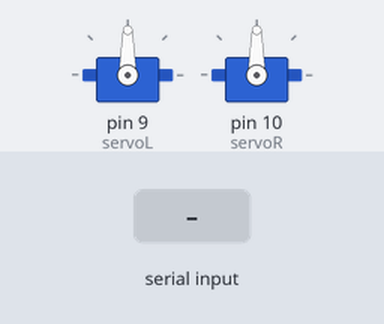
Recording of a sketch running on a simulated Arduino Uno, built with avr-gcc and run on an emulated ATmega328P. Parts: 2 × servo. The inputs (shaded band) are chosen by the test bench.

Above: at 1.2 s.
1.3 s: "f" received over Serial
At 2.4 s:
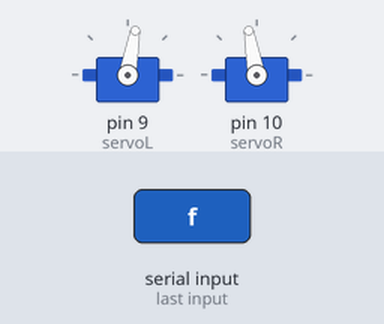
2.8 s: "b" received over Serial
At 3.5 s:
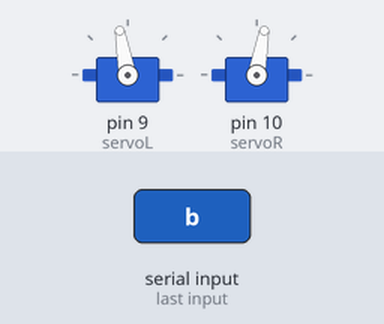
4.3 s: "r" received over Serial
At 4.7 s:
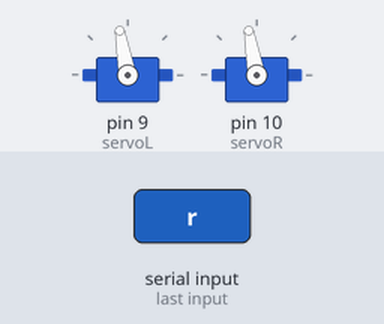
5.8 s: "s" received over Serial
At 7.0 s:
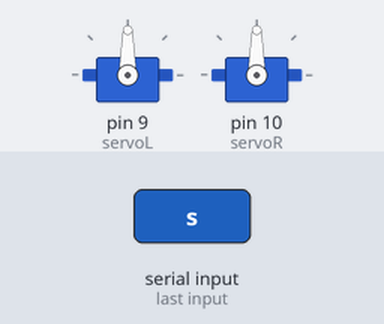
Timing chart, 0 to 8.3 s (numbered marks = the images above; inputs shaded):
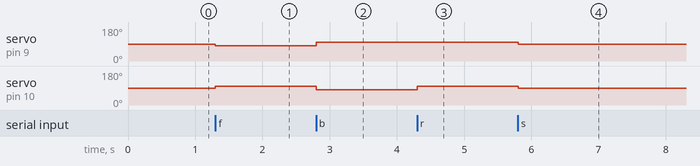

The sketch:

Kinnect_Robotv2.ino
```cpp
#include <Servo.h>

Servo servoL, servoR;


void setup()
{

  Serial.begin(9600);
  servoL.attach(9);
  servoR.attach(10);
  servoL.write(90);
  servoR.write(90);

}

void loop()
{


  //verifica si hay serial
  char inChar;
  if (Serial.available()) {
    inChar = (char)Serial.read();
    if (inChar == 'f') {
      mForward(0);
    }
    if (inChar == 'b') {
      mBackward(0);
    }
    if (inChar == 'l') {
      mLeft(0);
    }
    if (inChar == 'r') {
      mRight(0);
    }
    if (inChar == 's') {
      mStop();
    }
  }

}


//************* Funciones *****************
//***********************************************

void mBackward(int time) {
  //motor der
  servoL.write(100);
  servoR.write(80);
  delay(time);
}

void mForward(int time) {
  servoL.write(80);
  servoR.write(100);
  delay(time);
  delay(time);
}

void mRight(int time) {
  //motor der
  servoL.write(100);
  servoR.write(100);
  delay(time);
}


void mLeft(int time) {
  servoL.write(80);
  servoR.write(80);
  delay(time);
}

void mStop() {
  servoL.write(90);
  servoR.write(90);
}
```

Measured:
- after the input at 1.3 s, servo on pin 9 (servoL): 90° → 80° at once; servo on pin 10 (servoR): 90° → 100° at once
- after the input at 2.8 s, servo on pin 9 (servoL): 80° → 100° at once; servo on pin 10 (servoR): 100° → 80° at once
- after the input at 4.3 s, servo on pin 10 (servoR): 80° → 100° at once
- after the input at 5.8 s, servo on pin 9 (servoL), servo on pin 10 (servoR): 100° → 90° at once
